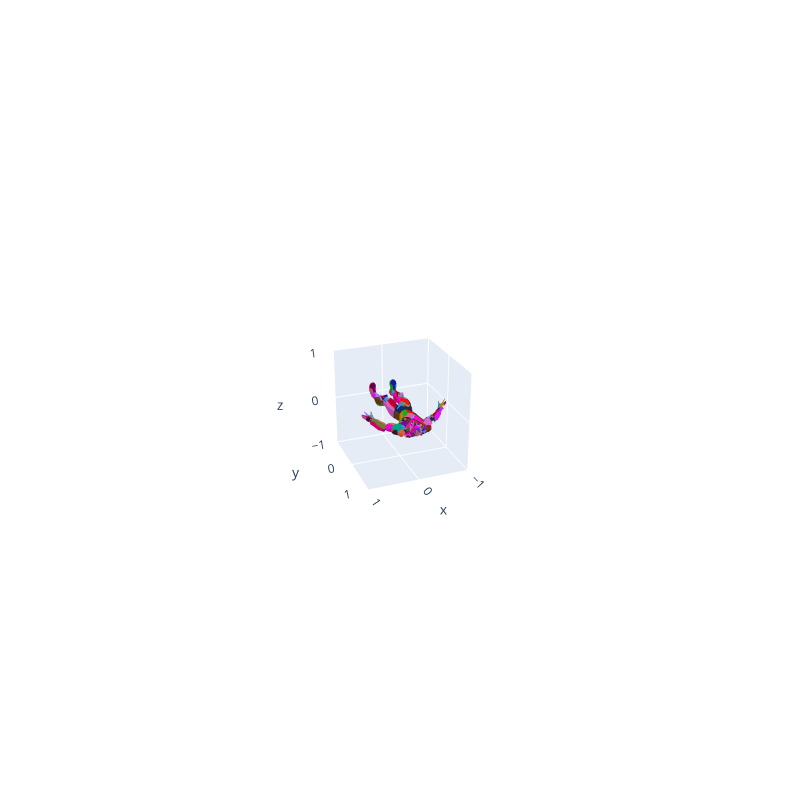

This figure's notebook cell:
### Code cell
displayMeshlets(obj, vert, ind_m, cones)

### Figure 1 — Plotly figure (JSON) as saved in the notebook; plotly's stock layout.template omitted (floating-point values rounded to 4 significant figures; data arrays with more than 128 entries replaced by an {"elided": "..."} marker saying what was removed)
{"data": [{"facecolor": {"elided": "3271 str values"}, "i": {"elided": "3271 int values"}, "j": {"elided": "3271 int values"}, "k": {"elided": "3271 int values"}, "opacity": 1, "type": "mesh3d", "x": {"elided": "2869 float values"}, "y": {"elided": "2869 float values"}, "z": {"elided": "2869 float values"}}], "layout": {"autosize": false, "height": 800, "scene": {"aspectmode": "auto", "aspectratio": {"x": 1, "y": 1, "z": 1}, "camera": {"center": {"x": 0, "y": 0, "z": 0}, "eye": {"x": 2.318, "y": 6.06, "z": 3.097}, "projection": {"type": "perspective"}, "up": {"x": 0, "y": 0, "z": 1}}, "xaxis": {"nticks": 4, "range": [-1, 1], "type": "linear"}, "yaxis": {"nticks": 4, "range": [-1, 1], "type": "linear"}, "zaxis": {"nticks": 4, "range": [-1, 1], "type": "linear"}}, "width": 800}}
